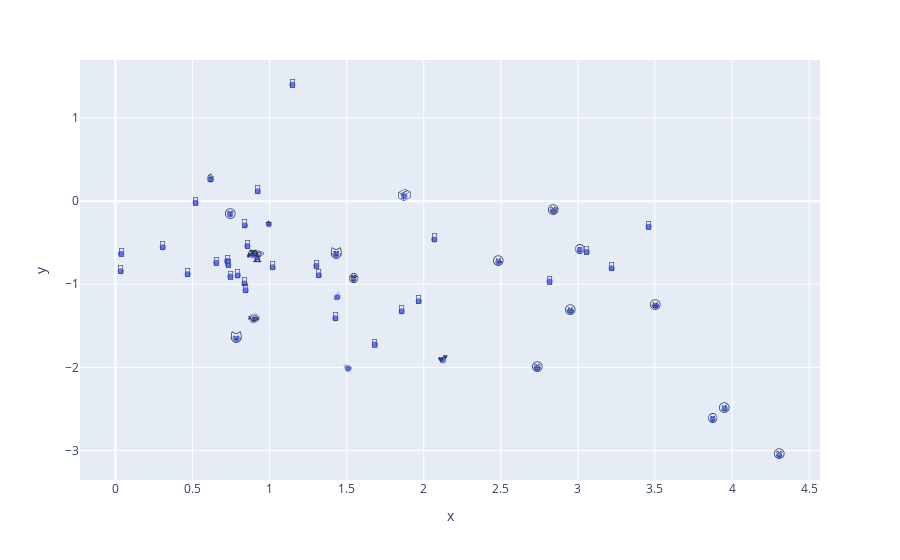
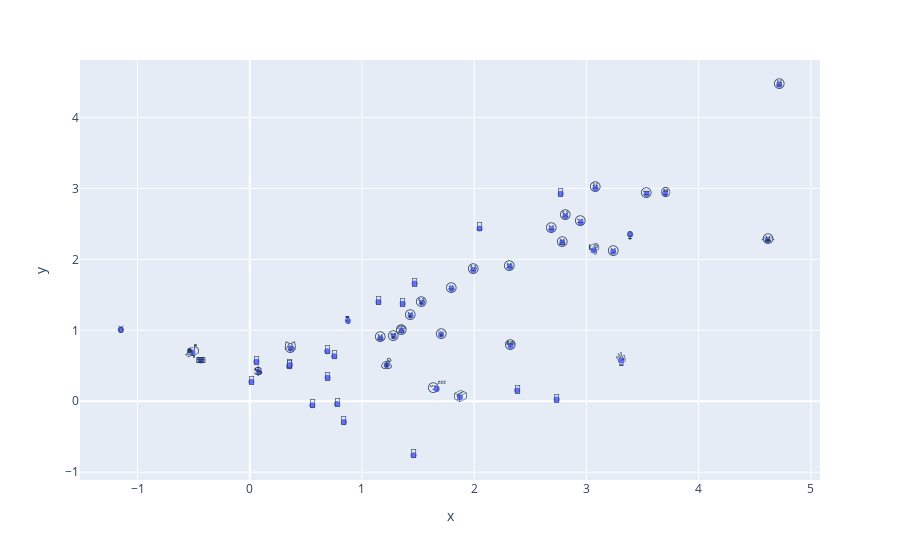

Source (notebook cell) for these figures, in order:
### Code cell
plot('😊')
plot('😡')

### Figure 1 — Plotly figure (JSON) as saved in the notebook; plotly's stock layout.template omitted (floating-point values rounded to 4 significant figures)
{"data": [{"hoverlabel": {"namelength": 0}, "hovertemplate": "x=%{x}<br>y=%{y}<br>text=%{text}", "legendgroup": "", "marker": {"color": "#636efa", "symbol": "circle"}, "mode": "markers+text", "name": "", "showlegend": false, "text": ["😊", "✨", "🎵", "😉", "😃", "⭐", "😄", "☺", "🌟", "😅", "😙", "👏", "🌞", "🎊", "👶", "💖", "🐱", "🖤", "🙂", "🏆", "😻", "💼", "💕", "🐒", "💛", "🔫", "🌸", "🌴", "💐", "🤠", "💚", "🎮", "🤗", "🎈", "💫", "🎁", "😀", "📦", "🤓", "🚝", "🤞", "🦄", "✋", "🎶", "😘", "🤯", "🙏", "📖", "🤫", "😍"], "type": "scatter", "x": [4.306, 1.51, 0.8446, 3.953, 2.953, 0.9953, 2.735, 3.012, 1.319, 2.843, 0.7435, 3.219, 0.9018, 0.7451, 1.02, 1.683, 0.7846, 1.303, 3.057, 0.92, 1.431, 0.3068, 2.124, 0.03619, 1.857, 0.9229, 0.653, 0.7311, 0.4686, 0.8398, 1.967, 0.8903, 2.816, 0.7244, 0.8554, 1.426, 3.505, 1.874, 1.544, 0.03445, 2.068, 0.8365, 0.6188, 1.437, 2.483, 1.147, 3.459, 0.7935, 0.5198, 3.874], "xaxis": "x", "y": [-3.056, -2.014, -1.073, -2.499, -1.322, -0.2783, -2.009, -0.5848, -0.8928, -0.1172, -0.1622, -0.8075, -1.421, -0.9072, -0.7967, -1.725, -1.659, -0.7758, -0.6113, -0.6811, -0.6481, -0.5545, -1.915, -0.6331, -1.323, 0.1183, -0.741, -0.7661, -0.8794, -0.2921, -1.205, -0.652, -0.9675, -0.7191, -0.5382, -1.41, -1.26, 0.05755, -0.9376, -0.8419, -0.4602, -0.9895, 0.261, -1.157, -0.7365, 1.4, -0.3077, -0.8938, -0.019, -2.622], "yaxis": "y"}], "layout": {"legend": {"tracegroupgap": 0}, "margin": {"t": 60}, "xaxis": {"anchor": "y", "domain": [0, 1], "title": {"text": "x"}}, "yaxis": {"anchor": "x", "domain": [0, 1], "title": {"text": "y"}}}}

### Figure 2 — Plotly figure (JSON) as saved in the notebook; plotly's stock layout.template omitted (floating-point values rounded to 4 significant figures)
{"data": [{"hoverlabel": {"namelength": 0}, "hovertemplate": "x=%{x}<br>y=%{y}<br>text=%{text}", "legendgroup": "", "marker": {"color": "#636efa", "symbol": "circle"}, "mode": "markers+text", "name": "", "showlegend": false, "text": ["😡", "🤬", "👿", "😖", "😤", "😠", "😣", "👮", "😴", "💰", "😫", "😒", "🤯", "👎", "🔪", "😑", "🚫", "😭", "📦", "♉", "🍗", "📝", "😐", "🍤", "😦", "💲", "😳", "😲", "😨", "♀", "🙄", "😾", "⌨", "😓", "😕", "👌", "👇", "😮", "🤨", "😰", "🤘", "🤥", "👺", "📬", "👀", "🤭", "😞", "😵", "🤠", "🙈"], "type": "scatter", "x": [4.719, 2.048, 1.362, 1.799, 2.771, 3.081, 2.319, 0.351, 1.666, 1.221, 2.786, 3.537, 1.147, 3.064, 0.358, 2.95, 0.6938, 4.614, 1.874, -1.149, 0.5577, 0.7777, 2.69, 0.05961, 1.165, 0.08175, 2.325, 1.706, 1.354, 3.391, 3.702, 0.3674, -0.4349, 1.992, 3.239, 3.311, 0.8751, 1.434, 1.47, 1.534, 1.46, 0.7528, 0.01443, -0.5106, 2.383, 0.6906, 2.813, 1.284, 0.8398, 2.735], "xaxis": "x", "y": [4.461, 2.436, 1.374, 1.582, 2.925, 3.002, 1.893, 0.4954, 0.1742, 0.5093, 2.233, 2.921, 1.4, 2.126, 0.5115, 2.521, 0.3308, 2.268, 0.05755, 1.011, -0.05526, -0.03759, 2.423, 0.5564, 0.8872, 0.4154, 0.7785, 0.938, 0.9927, 2.349, 2.932, 0.7418, 0.5756, 1.85, 2.109, 0.5748, 1.132, 1.207, 1.659, 1.389, -0.7607, 0.6339, 0.2766, 0.6876, 0.151, 0.7042, 2.606, 0.9126, -0.2921, 0.02428], "yaxis": "y"}], "layout": {"legend": {"tracegroupgap": 0}, "margin": {"t": 60}, "xaxis": {"anchor": "y", "domain": [0, 1], "title": {"text": "x"}}, "yaxis": {"anchor": "x", "domain": [0, 1], "title": {"text": "y"}}}}
